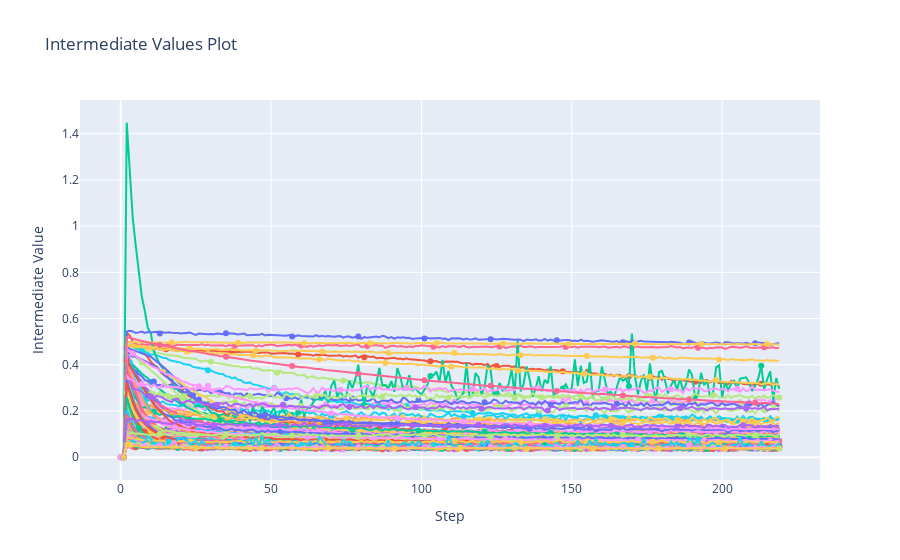

This figure's notebook cell:
### Code cell
optuna.visualization.plot_intermediate_values(study)

### Figure 1 — Plotly figure (JSON) as saved in the notebook; plotly's stock layout.template omitted (floating-point values rounded to 4 significant figures; data arrays with more than 128 entries replaced by an {"elided": "..."} marker saying what was removed)
{"data": [{"marker": {"maxdisplayed": 10}, "mode": "lines+markers", "name": "Trial0", "type": "scatter", "x": {"elided": "220 int values"}, "y": {"elided": "220 float values"}}, {"marker": {"maxdisplayed": 10}, "mode": "lines+markers", "name": "Trial1", "type": "scatter", "x": {"elided": "220 int values"}, "y": {"elided": "220 float values"}}, {"marker": {"maxdisplayed": 10}, "mode": "lines+markers", "name": "Trial2", "type": "scatter", "x": {"elided": "220 int values"}, "y": {"elided": "220 float values"}}, {"marker": {"maxdisplayed": 10}, "mode": "lines+markers", "name": "Trial3", "type": "scatter", "x": {"elided": "220 int values"}, "y": {"elided": "220 float values"}}, {"marker": {"maxdisplayed": 10}, "mode": "lines+markers", "name": "Trial4", "type": "scatter", "x": {"elided": "220 int values"}, "y": {"elided": "220 float values"}}, {"marker": {"maxdisplayed": 10}, "mode": "lines+markers", "name": "Trial5", "type": "scatter", "x": {"elided": "220 int values"}, "y": {"elided": "220 float values"}}, {"marker": {"maxdisplayed": 10}, "mode": "lines+markers", "name": "Trial6", "type": "scatter", "x": {"elided": "220 int values"}, "y": {"elided": "220 float values"}}, {"marker": {"maxdisplayed": 10}, "mode": "lines+markers", "name": "Trial7", "type": "scatter", "x": {"elided": "220 int values"}, "y": {"elided": "220 float values"}}, {"marker": {"maxdisplayed": 10}, "mode": "lines+markers", "name": "Trial8", "type": "scatter", "x": {"elided": "220 int values"}, "y": {"elided": "220 float values"}}, {"marker": {"maxdisplayed": 10}, "mode": "lines+markers", "name": "Trial9", "type": "scatter", "x": {"elided": "220 int values"}, "y": {"elided": "220 float values"}}, {"marker": {"maxdisplayed": 10}, "mode": "lines+markers", "name": "Trial10", "type": "scatter", "x": {"elided": "220 int values"}, "y": {"elided": "220 float values"}}, {"marker": {"maxdisplayed": 10}, "mode": "lines+markers", "name": "Trial11", "type": "scatter", "x": {"elided": "220 int values"}, "y": {"elided": "220 float values"}}, {"marker": {"maxdisplayed": 10}, "mode": "lines+markers", "name": "Trial12", "type": "scatter", "x": {"elided": "220 int values"}, "y": {"elided": "220 float values"}}, {"marker": {"maxdisplayed": 10}, "mode": "lines+markers", "name": "Trial13", "type": "scatter", "x": {"elided": "220 int values"}, "y": {"elided": "220 float values"}}, {"marker": {"maxdisplayed": 10}, "mode": "lines+markers", "name": "Trial14", "type": "scatter", "x": {"elided": "220 int values"}, "y": {"elided": "220 float values"}}, {"marker": {"maxdisplayed": 10}, "mode": "lines+markers", "name": "Trial15", "type": "scatter", "x": {"elided": "220 int values"}, "y": {"elided": "220 float values"}}, {"marker": {"maxdisplayed": 10}, "mode": "lines+markers", "name": "Trial16", "type": "scatter", "x": {"elided": "220 int values"}, "y": {"elided": "220 float values"}}, {"marker": {"maxdisplayed": 10}, "mode": "lines+markers", "name": "Trial17", "type": "scatter", "x": {"elided": "220 int values"}, "y": {"elided": "220 float values"}}, {"marker": {"maxdisplayed": 10}, "mode": "lines+markers", "name": "Trial18", "type": "scatter", "x": {"elided": "220 int values"}, "y": {"elided": "220 float values"}}, {"marker": {"maxdisplayed": 10}, "mode": "lines+markers", "name": "Trial19", "type": "scatter", "x": {"elided": "220 int values"}, "y": {"elided": "220 float values"}}, {"marker": {"maxdisplayed": 10}, "mode": "lines+markers", "name": "Trial20", "type": "scatter", "x": {"elided": "220 int values"}, "y": {"elided": "220 float values"}}, {"marker": {"maxdisplayed": 10}, "mode": "lines+markers", "name": "Trial21", "type": "scatter", "x": {"elided": "220 int values"}, "y": {"elided": "220 float values"}}, {"marker": {"maxdisplayed": 10}, "mode": "lines+markers", "name": "Trial22", "type": "scatter", "x": {"elided": "220 int values"}, "y": {"elided": "220 float values"}}, {"marker": {"maxdisplayed": 10}, "mode": "lines+markers", "name": "Trial23", "type": "scatter", "x": {"elided": "220 int values"}, "y": {"elided": "220 float values"}}, {"marker": {"maxdisplayed": 10}, "mode": "lines+markers", "name": "Trial24", "type": "scatter", "x": {"elided": "220 int values"}, "y": {"elided": "220 float values"}}, {"marker": {"maxdisplayed": 10}, "mode": "lines+markers", "name": "Trial25", "type": "scatter", "x": {"elided": "220 int values"}, "y": {"elided": "220 float values"}}, {"marker": {"maxdisplayed": 10}, "mode": "lines+markers", "name": "Trial26", "type": "scatter", "x": {"elided": "220 int values"}, "y": {"elided": "220 float values"}}, {"marker": {"maxdisplayed": 10}, "mode": "lines+markers", "name": "Trial27", "type": "scatter", "x": {"elided": "220 int values"}, "y": {"elided": "220 float values"}}, {"marker": {"maxdisplayed": 10}, "mode": "lines+markers", "name": "Trial28", "type": "scatter", "x": {"elided": "220 int values"}, "y": {"elided": "220 float values"}}, {"marker": {"maxdisplayed": 10}, "mode": "lines+markers", "name": "Trial29", "type": "scatter", "x": {"elided": "220 int values"}, "y": {"elided": "220 float values"}}, {"marker": {"maxdisplayed": 10}, "mode": "lines+markers", "name": "Trial30", "type": "scatter", "x": {"elided": "220 int values"}, "y": {"elided": "220 float values"}}, {"marker": {"maxdisplayed": 10}, "mode": "lines+markers", "name": "Trial31", "type": "scatter", "x": {"elided": "220 int values"}, "y": {"elided": "220 float values"}}, {"marker": {"maxdisplayed": 10}, "mode": "lines+markers", "name": "Trial32", "type": "scatter", "x": {"elided": "220 int values"}, "y": {"elided": "220 float values"}}, {"marker": {"maxdisplayed": 10}, "mode": "lines+markers", "name": "Trial33", "type": "scatter", "x": {"elided": "220 int values"}, "y": {"elided": "220 float values"}}, {"marker": {"maxdisplayed": 10}, "mode": "lines+markers", "name": "Trial34", "type": "scatter", "x": {"elided": "220 int values"}, "y": {"elided": "220 float values"}}, {"marker": {"maxdisplayed": 10}, "mode": "lines+markers", "name": "Trial35", "type": "scatter", "x": {"elided": "220 int values"}, "y": {"elided": "220 float values"}}, {"marker": {"maxdisplayed": 10}, "mode": "lines+markers", "name": "Trial36", "type": "scatter", "x": {"elided": "220 int values"}, "y": {"elided": "220 float values"}}, {"marker": {"maxdisplayed": 10}, "mode": "lines+markers", "name": "Trial37", "type": "scatter", "x": {"elided": "220 int values"}, "y": {"elided": "220 float values"}}, {"marker": {"maxdisplayed": 10}, "mode": "lines+markers", "name": "Trial38", "type": "scatter", "x": {"elided": "220 int values"}, "y": {"elided": "220 float values"}}, {"marker": {"maxdisplayed": 10}, "mode": "lines+markers", "name": "Trial39", "type": "scatter", "x": {"elided": "220 int values"}, "y": {"elided": "220 float values"}}, {"marker": {"maxdisplayed": 10}, "mode": "lines+markers", "name": "Trial40", "type": "scatter", "x": {"elided": "220 int values"}, "y": {"elided": "220 float values"}}, {"marker": {"maxdisplayed": 10}, "mode": "lines+markers", "name": "Trial41", "type": "scatter", "x": {"elided": "220 int values"}, "y": {"elided": "220 float values"}}, {"marker": {"maxdisplayed": 10}, "mode": "lines+markers", "name": "Trial42", "type": "scatter", "x": {"elided": "220 int values"}, "y": {"elided": "220 float values"}}, {"marker": {"maxdisplayed": 10}, "mode": "lines+markers", "name": "Trial43", "type": "scatter", "x": {"elided": "220 int values"}, "y": {"elided": "220 float values"}}, {"marker": {"maxdisplayed": 10}, "mode": "lines+markers", "name": "Trial44", "type": "scatter", "x": {"elided": "220 int values"}, "y": {"elided": "220 float values"}}, {"marker": {"maxdisplayed": 10}, "mode": "lines+markers", "name": "Trial45", "type": "scatter", "x": {"elided": "220 int values"}, "y": {"elided": "220 float values"}}, {"marker": {"maxdisplayed": 10}, "mode": "lines+markers", "name": "Trial46", "type": "scatter", "x": {"elided": "220 int values"}, "y": {"elided": "220 float values"}}, {"marker": {"maxdisplayed": 10}, "mode": "lines+markers", "name": "Trial47", "type": "scatter", "x": {"elided": "220 int values"}, "y": {"elided": "220 float values"}}, {"marker": {"maxdisplayed": 10}, "mode": "lines+markers", "name": "Trial48", "type": "scatter", "x": {"elided": "220 int values"}, "y": {"elided": "220 float values"}}, {"marker": {"maxdisplayed": 10}, "mode": "lines+markers", "name": "Trial49", "type": "scatter", "x": {"elided": "220 int values"}, "y": {"elided": "220 float values"}}, {"marker": {"maxdisplayed": 10}, "mode": "lines+markers", "name": "Trial50", "type": "scatter", "x": {"elided": "220 int values"}, "y": {"elided": "220 float values"}}, {"marker": {"maxdisplayed": 10}, "mode": "lines+markers", "name": "Trial51", "type": "scatter", "x": {"elided": "220 int values"}, "y": {"elided": "220 float values"}}, {"marker": {"maxdisplayed": 10}, "mode": "lines+markers", "name": "Trial52", "type": "scatter", "x": {"elided": "220 int values"}, "y": {"elided": "220 float values"}}, {"marker": {"maxdisplayed": 10}, "mode": "lines+markers", "name": "Trial53", "type": "scatter", "x": {"elided": "220 int values"}, "y": {"elided": "220 float values"}}, {"marker": {"maxdisplayed": 10}, "mode": "lines+markers", "name": "Trial54", "type": "scatter", "x": {"elided": "220 int values"}, "y": {"elided": "220 float values"}}, {"marker": {"maxdisplayed": 10}, "mode": "lines+markers", "name": "Trial55", "type": "scatter", "x": {"elided": "220 int values"}, "y": {"elided": "220 float values"}}, {"marker": {"maxdisplayed": 10}, "mode": "lines+markers", "name": "Trial56", "type": "scatter", "x": {"elided": "220 int values"}, "y": {"elided": "220 float values"}}, {"marker": {"maxdisplayed": 10}, "mode": "lines+markers", "name": "Trial57", "type": "scatter", "x": {"elided": "220 int values"}, "y": {"elided": "220 float values"}}, {"marker": {"maxdisplayed": 10}, "mode": "lines+markers", "name": "Trial58", "type": "scatter", "x": {"elided": "220 int values"}, "y": {"elided": "220 float values"}}, {"marker": {"maxdisplayed": 10}, "mode": "lines+markers", "name": "Trial59", "type": "scatter", "x": {"elided": "220 int values"}, "y": {"elided": "220 float values"}}, {"marker": {"maxdisplayed": 10}, "mode": "lines+markers", "name": "Trial60", "type": "scatter", "x": {"elided": "220 int values"}, "y": {"elided": "220 float values"}}, {"marker": {"maxdisplayed": 10}, "mode": "lines+markers", "name": "Trial61", "type": "scatter", "x": {"elided": "220 int values"}, "y": {"elided": "220 float values"}}, {"marker": {"maxdisplayed": 10}, "mode": "lines+markers", "name": "Trial62", "type": "scatter", "x": {"elided": "220 int values"}, "y": {"elided": "220 float values"}}, {"marker": {"maxdisplayed": 10}, "mode": "lines+markers", "name": "Trial63", "type": "scatter", "x": {"elided": "220 int values"}, "y": {"elided": "220 float values"}}, {"marker": {"maxdisplayed": 10}, "mode": "lines+markers", "name": "Trial64", "type": "scatter", "x": {"elided": "220 int values"}, "y": {"elided": "220 float values"}}, {"marker": {"maxdisplayed": 10}, "mode": "lines+markers", "name": "Trial65", "type": "scatter", "x": {"elided": "220 int values"}, "y": {"elided": "220 float values"}}, {"marker": {"maxdisplayed": 10}, "mode": "lines+markers", "name": "Trial66", "type": "scatter", "x": {"elided": "220 int values"}, "y": {"elided": "220 float values"}}, {"marker": {"maxdisplayed": 10}, "mode": "lines+markers", "name": "Trial67", "type": "scatter", "x": {"elided": "220 int values"}, "y": {"elided": "220 float values"}}, {"marker": {"maxdisplayed": 10}, "mode": "lines+markers", "name": "Trial68", "type": "scatter", "x": {"elided": "220 int values"}, "y": {"elided": "220 float values"}}, {"marker": {"maxdisplayed": 10}, "mode": "lines+markers", "name": "Trial69", "type": "scatter", "x": {"elided": "220 int values"}, "y": {"elided": "220 float values"}}, {"marker": {"maxdisplayed": 10}, "mode": "lines+markers", "name": "Trial70", "type": "scatter", "x": {"elided": "220 int values"}, "y": {"elided": "220 float values"}}, {"marker": {"maxdisplayed": 10}, "mode": "lines+markers", "name": "Trial71", "type": "scatter", "x": {"elided": "220 int values"}, "y": {"elided": "220 float values"}}, {"marker": {"maxdisplayed": 10}, "mode": "lines+markers", "name": "Trial72", "type": "scatter", "x": {"elided": "220 int values"}, "y": {"elided": "220 float values"}}, {"marker": {"maxdisplayed": 10}, "mode": "lines+markers", "name": "Trial73", "type": "scatter", "x": {"elided": "220 int values"}, "y": {"elided": "220 float values"}}, {"marker": {"maxdisplayed": 10}, "mode": "lines+markers", "name": "Trial74", "type": "scatter", "x": {"elided": "220 int values"}, "y": {"elided": "220 float values"}}, {"marker": {"maxdisplayed": 10}, "mode": "lines+markers", "name": "Trial75", "type": "scatter", "x": {"elided": "220 int values"}, "y": {"elided": "220 float values"}}, {"marker": {"maxdisplayed": 10}, "mode": "lines+markers", "name": "Trial76", "type": "scatter", "x": {"elided": "220 int values"}, "y": {"elided": "220 float values"}}, {"marker": {"maxdisplayed": 10}, "mode": "lines+markers", "name": "Trial77", "type": "scatter", "x": {"elided": "220 int values"}, "y": {"elided": "220 float values"}}, {"marker": {"maxdisplayed": 10}, "mode": "lines+markers", "name": "Trial78", "type": "scatter", "x": {"elided": "220 int values"}, "y": {"elided": "220 float values"}}, {"marker": {"maxdisplayed": 10}, "mode": "lines+markers", "name": "Trial79", "type": "scatter", "x": {"elided": "220 int values"}, "y": {"elided": "220 float values"}}, {"marker": {"maxdisplayed": 10}, "mode": "lines+markers", "name": "Trial80", "type": "scatter", "x": {"elided": "220 int values"}, "y": {"elided": "220 float values"}}, {"marker": {"maxdisplayed": 10}, "mode": "lines+markers", "name": "Trial81", "type": "scatter", "x": {"elided": "220 int values"}, "y": {"elided": "220 float values"}}, {"marker": {"maxdisplayed": 10}, "mode": "lines+markers", "name": "Trial82", "type": "scatter", "x": {"elided": "220 int values"}, "y": {"elided": "220 float values"}}, {"marker": {"maxdisplayed": 10}, "mode": "lines+markers", "name": "Trial83", "type": "scatter", "x": {"elided": "220 int values"}, "y": {"elided": "220 float values"}}, {"marker": {"maxdisplayed": 10}, "mode": "lines+markers", "name": "Trial84", "type": "scatter", "x": {"elided": "220 int values"}, "y": {"elided": "220 float values"}}, {"marker": {"maxdisplayed": 10}, "mode": "lines+markers", "name": "Trial85", "type": "scatter", "x": {"elided": "220 int values"}, "y": {"elided": "220 float values"}}, {"marker": {"maxdisplayed": 10}, "mode": "lines+markers", "name": "Trial86", "type": "scatter", "x": {"elided": "220 int values"}, "y": {"elided": "220 float values"}}, {"marker": {"maxdisplayed": 10}, "mode": "lines+markers", "name": "Trial87", "type": "scatter", "x": {"elided": "220 int values"}, "y": {"elided": "220 float values"}}, {"marker": {"maxdisplayed": 10}, "mode": "lines+markers", "name": "Trial88", "type": "scatter", "x": {"elided": "220 int values"}, "y": {"elided": "220 float values"}}, {"marker": {"maxdisplayed": 10}, "mode": "lines+markers", "name": "Trial89", "type": "scatter", "x": {"elided": "220 int values"}, "y": {"elided": "220 float values"}}, {"marker": {"maxdisplayed": 10}, "mode": "lines+markers", "name": "Trial90", "type": "scatter", "x": {"elided": "220 int values"}, "y": {"elided": "220 float values"}}, {"marker": {"maxdisplayed": 10}, "mode": "lines+markers", "name": "Trial91", "type": "scatter", "x": {"elided": "220 int values"}, "y": {"elided": "220 float values"}}, {"marker": {"maxdisplayed": 10}, "mode": "lines+markers", "name": "Trial92", "type": "scatter", "x": {"elided": "220 int values"}, "y": {"elided": "220 float values"}}, {"marker": {"maxdisplayed": 10}, "mode": "lines+markers", "name": "Trial93", "type": "scatter", "x": {"elided": "220 int values"}, "y": {"elided": "220 float values"}}, {"marker": {"maxdisplayed": 10}, "mode": "lines+markers", "name": "Trial94", "type": "scatter", "x": {"elided": "220 int values"}, "y": {"elided": "220 float values"}}, {"marker": {"maxdisplayed": 10}, "mode": "lines+markers", "name": "Trial95", "type": "scatter", "x": {"elided": "220 int values"}, "y": {"elided": "220 float values"}}, {"marker": {"maxdisplayed": 10}, "mode": "lines+markers", "name": "Trial96", "type": "scatter", "x": {"elided": "220 int values"}, "y": {"elided": "220 float values"}}, {"marker": {"maxdisplayed": 10}, "mode": "lines+markers", "name": "Trial97", "type": "scatter", "x": {"elided": "220 int values"}, "y": {"elided": "220 float values"}}, {"marker": {"maxdisplayed": 10}, "mode": "lines+markers", "name": "Trial98", "type": "scatter", "x": {"elided": "220 int values"}, "y": {"elided": "220 float values"}}, {"marker": {"maxdisplayed": 10}, "mode": "lines+markers", "name": "Trial99", "type": "scatter", "x": {"elided": "220 int values"}, "y": {"elided": "220 float values"}}, {"marker": {"maxdisplayed": 10}, "mode": "lines+markers", "name": "Trial100", "type": "scatter", "x": {"elided": "220 int values"}, "y": {"elided": "220 float values"}}, {"marker": {"maxdisplayed": 10}, "mode": "lines+markers", "name": "Trial101", "type": "scatter", "x": {"elided": "220 int values"}, "y": {"elided": "220 float values"}}, {"marker": {"maxdisplayed": 10}, "mode": "lines+markers", "name": "Trial102", "type": "scatter", "x": {"elided": "220 int values"}, "y": {"elided": "220 float values"}}, {"marker": {"maxdisplayed": 10}, "mode": "lines+markers", "name": "Trial103", "type": "scatter", "x": {"elided": "220 int values"}, "y": {"elided": "220 float values"}}, {"marker": {"maxdisplayed": 10}, "mode": "lines+markers", "name": "Trial104", "type": "scatter", "x": {"elided": "220 int values"}, "y": {"elided": "220 float values"}}, {"marker": {"maxdisplayed": 10}, "mode": "lines+markers", "name": "Trial105", "type": "scatter", "x": {"elided": "220 int values"}, "y": {"elided": "220 float values"}}, {"marker": {"maxdisplayed": 10}, "mode": "lines+markers", "name": "Trial106", "type": "scatter", "x": {"elided": "220 int values"}, "y": {"elided": "220 float values"}}, {"marker": {"maxdisplayed": 10}, "mode": "lines+markers", "name": "Trial107", "type": "scatter", "x": {"elided": "220 int values"}, "y": {"elided": "220 float values"}}, {"marker": {"maxdisplayed": 10}, "mode": "lines+markers", "name": "Trial108", "type": "scatter", "x": {"elided": "220 int values"}, "y": {"elided": "220 float values"}}, {"marker": {"maxdisplayed": 10}, "mode": "lines+markers", "name": "Trial109", "type": "scatter", "x": {"elided": "220 int values"}, "y": {"elided": "220 float values"}}, {"marker": {"maxdisplayed": 10}, "mode": "lines+markers", "name": "Trial110", "type": "scatter", "x": {"elided": "220 int values"}, "y": {"elided": "220 float values"}}, {"marker": {"maxdisplayed": 10}, "mode": "lines+markers", "name": "Trial111", "type": "scatter", "x": {"elided": "220 int values"}, "y": {"elided": "220 float values"}}, {"marker": {"maxdisplayed": 10}, "mode": "lines+markers", "name": "Trial112", "type": "scatter", "x": {"elided": "220 int values"}, "y": {"elided": "220 float values"}}, {"marker": {"maxdisplayed": 10}, "mode": "lines+markers", "name": "Trial113", "type": "scatter", "x": {"elided": "220 int values"}, "y": {"elided": "220 float values"}}, {"marker": {"maxdisplayed": 10}, "mode": "lines+markers", "name": "Trial114", "type": "scatter", "x": {"elided": "220 int values"}, "y": {"elided": "220 float values"}}, {"marker": {"maxdisplayed": 10}, "mode": "lines+markers", "name": "Trial115", "type": "scatter", "x": {"elided": "220 int values"}, "y": {"elided": "220 float values"}}, {"marker": {"maxdisplayed": 10}, "mode": "lines+markers", "name": "Trial116", "type": "scatter", "x": {"elided": "220 int values"}, "y": {"elided": "220 float values"}}, {"marker": {"maxdisplayed": 10}, "mode": "lines+markers", "name": "Trial117", "type": "scatter", "x": {"elided": "220 int values"}, "y": {"elided": "220 float values"}}, {"marker": {"maxdisplayed": 10}, "mode": "lines+markers", "name": "Trial118", "type": "scatter", "x": {"elided": "220 int values"}, "y": {"elided": "220 float values"}}, {"marker": {"maxdisplayed": 10}, "mode": "lines+markers", "name": "Trial119", "type": "scatter", "x": {"elided": "220 int values"}, "y": {"elided": "220 float values"}}, {"marker": {"maxdisplayed": 10}, "mode": "lines+markers", "name": "Trial120", "type": "scatter", "x": {"elided": "220 int values"}, "y": {"elided": "220 float values"}}, {"marker": {"maxdisplayed": 10}, "mode": "lines+markers", "name": "Trial121", "type": "scatter", "x": {"elided": "220 int values"}, "y": {"elided": "220 float values"}}, {"marker": {"maxdisplayed": 10}, "mode": "lines+markers", "name": "Trial122", "type": "scatter", "x": {"elided": "220 int values"}, "y": {"elided": "220 float values"}}, {"marker": {"maxdisplayed": 10}, "mode": "lines+markers", "name": "Trial123", "type": "scatter", "x": {"elided": "220 int values"}, "y": {"elided": "220 float values"}}, {"marker": {"maxdisplayed": 10}, "mode": "lines+markers", "name": "Trial124", "type": "scatter", "x": {"elided": "220 int values"}, "y": {"elided": "220 float values"}}, {"marker": {"maxdisplayed": 10}, "mode": "lines+markers", "name": "Trial125", "type": "scatter", "x": {"elided": "220 int values"}, "y": {"elided": "220 float values"}}, {"marker": {"maxdisplayed": 10}, "mode": "lines+markers", "name": "Trial126", "type": "scatter", "x": {"elided": "220 int values"}, "y": {"elided": "220 float values"}}, {"marker": {"maxdisplayed": 10}, "mode": "lines+markers", "name": "Trial127", "type": "scatter", "x": {"elided": "220 int values"}, "y": {"elided": "220 float values"}}, {"marker": {"maxdisplayed": 10}, "mode": "lines+markers", "name": "Trial128", "type": "scatter", "x": {"elided": "220 int values"}, "y": {"elided": "220 float values"}}, {"marker": {"maxdisplayed": 10}, "mode": "lines+markers", "name": "Trial129", "type": "scatter", "x": {"elided": "220 int values"}, "y": {"elided": "220 float values"}}, {"marker": {"maxdisplayed": 10}, "mode": "lines+markers", "name": "Trial130", "type": "scatter", "x": {"elided": "220 int values"}, "y": {"elided": "220 float values"}}, {"marker": {"maxdisplayed": 10}, "mode": "lines+markers", "name": "Trial131", "type": "scatter", "x": {"elided": "220 int values"}, "y": {"elided": "220 float values"}}, {"marker": {"maxdisplayed": 10}, "mode": "lines+markers", "name": "Trial132", "type": "scatter", "x": {"elided": "220 int values"}, "y": {"elided": "220 float values"}}, {"marker": {"maxdisplayed": 10}, "mode": "lines+markers", "name": "Trial133", "type": "scatter", "x": {"elided": "220 int values"}, "y": {"elided": "220 float values"}}, {"marker": {"maxdisplayed": 10}, "mode": "lines+markers", "name": "Trial134", "type": "scatter", "x": {"elided": "220 int values"}, "y": {"elided": "220 float values"}}, {"marker": {"maxdisplayed": 10}, "mode": "lines+markers", "name": "Trial135", "type": "scatter", "x": {"elided": "220 int values"}, "y": {"elided": "220 float values"}}, {"marker": {"maxdisplayed": 10}, "mode": "lines+markers", "name": "Trial136", "type": "scatter", "x": {"elided": "220 int values"}, "y": {"elided": "220 float values"}}, {"marker": {"maxdisplayed": 10}, "mode": "lines+markers", "name": "Trial137", "type": "scatter", "x": {"elided": "220 int values"}, "y": {"elided": "220 float values"}}, {"marker": {"maxdisplayed": 10}, "mode": "lines+markers", "name": "Trial138", "type": "scatter", "x": {"elided": "220 int values"}, "y": {"elided": "220 float values"}}, {"marker": {"maxdisplayed": 10}, "mode": "lines+markers", "name": "Trial139", "type": "scatter", "x": {"elided": "220 int values"}, "y": {"elided": "220 float values"}}, {"marker": {"maxdisplayed": 10}, "mode": "lines+markers", "name": "Trial140", "type": "scatter", "x": {"elided": "220 int values"}, "y": {"elided": "220 float values"}}, {"marker": {"maxdisplayed": 10}, "mode": "lines+markers", "name": "Trial141", "type": "scatter", "x": {"elided": "220 int values"}, "y": {"elided": "220 float values"}}, {"marker": {"maxdisplayed": 10}, "mode": "lines+markers", "name": "Trial142", "type": "scatter", "x": {"elided": "220 int values"}, "y": {"elided": "220 float values"}}, {"marker": {"maxdisplayed": 10}, "mode": "lines+markers", "name": "Trial143", "type": "scatter", "x": {"elided": "220 int values"}, "y": {"elided": "220 float values"}}, {"marker": {"maxdisplayed": 10}, "mode": "lines+markers", "name": "Trial144", "type": "scatter", "x": {"elided": "220 int values"}, "y": {"elided": "220 float values"}}, {"marker": {"maxdisplayed": 10}, "mode": "lines+markers", "name": "Trial145", "type": "scatter", "x": {"elided": "220 int values"}, "y": {"elided": "220 float values"}}, {"marker": {"maxdisplayed": 10}, "mode": "lines+markers", "name": "Trial146", "type": "scatter", "x": {"elided": "220 int values"}, "y": {"elided": "220 float values"}}, {"marker": {"maxdisplayed": 10}, "mode": "lines+markers", "name": "Trial147", "type": "scatter", "x": {"elided": "220 int values"}, "y": {"elided": "220 float values"}}, {"marker": {"maxdisplayed": 10}, "mode": "lines+markers", "name": "Trial148", "type": "scatter", "x": {"elided": "220 int values"}, "y": {"elided": "220 float values"}}, {"marker": {"maxdisplayed": 10}, "mode": "lines+markers", "name": "Trial149", "type": "scatter", "x": {"elided": "220 int values"}, "y": {"elided": "220 float values"}}, {"marker": {"maxdisplayed": 10}, "mode": "lines+markers", "name": "Trial150", "type": "scatter", "x": {"elided": "220 int values"}, "y": {"elided": "220 float values"}}, {"marker": {"maxdisplayed": 10}, "mode": "lines+markers", "name": "Trial151", "type": "scatter", "x": {"elided": "220 int values"}, "y": {"elided": "220 float values"}}, {"marker": {"maxdisplayed": 10}, "mode": "lines+markers", "name": "Trial152", "type": "scatter", "x": {"elided": "220 int values"}, "y": {"elided": "220 float values"}}, {"marker": {"maxdisplayed": 10}, "mode": "lines+markers", "name": "Trial153", "type": "scatter", "x": {"elided": "220 int values"}, "y": {"elided": "220 float values"}}, {"marker": {"maxdisplayed": 10}, "mode": "lines+markers", "name": "Trial154", "type": "scatter", "x": {"elided": "220 int values"}, "y": {"elided": "220 float values"}}, {"marker": {"maxdisplayed": 10}, "mode": "lines+markers", "name": "Trial155", "type": "scatter", "x": {"elided": "220 int values"}, "y": {"elided": "220 float values"}}, {"marker": {"maxdisplayed": 10}, "mode": "lines+markers", "name": "Trial156", "type": "scatter", "x": {"elided": "220 int values"}, "y": {"elided": "220 float values"}}, {"marker": {"maxdisplayed": 10}, "mode": "lines+markers", "name": "Trial157", "type": "scatter", "x": {"elided": "220 int values"}, "y": {"elided": "220 float values"}}, {"marker": {"maxdisplayed": 10}, "mode": "lines+markers", "name": "Trial158", "type": "scatter", "x": {"elided": "220 int values"}, "y": {"elided": "220 float values"}}, {"marker": {"maxdisplayed": 10}, "mode": "lines+markers", "name": "Trial159", "type": "scatter", "x": {"elided": "220 int values"}, "y": {"elided": "220 float values"}}, {"marker": {"maxdisplayed": 10}, "mode": "lines+markers", "name": "Trial160", "type": "scatter", "x": {"elided": "220 int values"}, "y": {"elided": "220 float values"}}, {"marker": {"maxdisplayed": 10}, "mode": "lines+markers", "name": "Trial161", "type": "scatter", "x": {"elided": "220 int values"}, "y": {"elided": "220 float values"}}, {"marker": {"maxdisplayed": 10}, "mode": "lines+markers", "name": "Trial162", "type": "scatter", "x": {"elided": "220 int values"}, "y": {"elided": "220 float values"}}, {"marker": {"maxdisplayed": 10}, "mode": "lines+markers", "name": "Trial163", "type": "scatter", "x": {"elided": "220 int values"}, "y": {"elided": "220 float values"}}, {"marker": {"maxdisplayed": 10}, "mode": "lines+markers", "name": "Trial164", "type": "scatter", "x": {"elided": "220 int values"}, "y": {"elided": "220 float values"}}, {"marker": {"maxdisplayed": 10}, "mode": "lines+markers", "name": "Trial165", "type": "scatter", "x": {"elided": "220 int values"}, "y": {"elided": "220 float values"}}, {"marker": {"maxdisplayed": 10}, "mode": "lines+markers", "name": "Trial166", "type": "scatter", "x": {"elided": "220 int values"}, "y": {"elided": "220 float values"}}, {"marker": {"maxdisplayed": 10}, "mode": "lines+markers", "name": "Trial167", "type": "scatter", "x": {"elided": "220 int values"}, "y": {"elided": "220 float values"}}, {"marker": {"maxdisplayed": 10}, "mode": "lines+markers", "name": "Trial168", "type": "scatter", "x": {"elided": "220 int values"}, "y": {"elided": "220 float values"}}, {"marker": {"maxdisplayed": 10}, "mode": "lines+markers", "name": "Trial169", "type": "scatter", "x": {"elided": "220 int values"}, "y": {"elided": "220 float values"}}, {"marker": {"maxdisplayed": 10}, "mode": "lines+markers", "name": "Trial170", "type": "scatter", "x": {"elided": "220 int values"}, "y": {"elided": "220 float values"}}, {"marker": {"maxdisplayed": 10}, "mode": "lines+markers", "name": "Trial171", "type": "scatter", "x": {"elided": "220 int values"}, "y": {"elided": "220 float values"}}, {"marker": {"maxdisplayed": 10}, "mode": "lines+markers", "name": "Trial172", "type": "scatter", "x": {"elided": "220 int values"}, "y": {"elided": "220 float values"}}, {"marker": {"maxdisplayed": 10}, "mode": "lines+markers", "name": "Trial173", "type": "scatter", "x": {"elided": "220 int values"}, "y": {"elided": "220 float values"}}, {"marker": {"maxdisplayed": 10}, "mode": "lines+markers", "name": "Trial174", "type": "scatter", "x": {"elided": "220 int values"}, "y": {"elided": "220 float values"}}, {"marker": {"maxdisplayed": 10}, "mode": "lines+markers", "name": "Trial175", "type": "scatter", "x": {"elided": "220 int values"}, "y": {"elided": "220 float values"}}, {"marker": {"maxdisplayed": 10}, "mode": "lines+markers", "name": "Trial176", "type": "scatter", "x": {"elided": "220 int values"}, "y": {"elided": "220 float values"}}, {"marker": {"maxdisplayed": 10}, "mode": "lines+markers", "name": "Trial177", "type": "scatter", "x": {"elided": "220 int values"}, "y": {"elided": "220 float values"}}, {"marker": {"maxdisplayed": 10}, "mode": "lines+markers", "name": "Trial178", "type": "scatter", "x": {"elided": "220 int values"}, "y": {"elided": "220 float values"}}, {"marker": {"maxdisplayed": 10}, "mode": "lines+markers", "name": "Trial179", "type": "scatter", "x": {"elided": "220 int values"}, "y": {"elided": "220 float values"}}, {"marker": {"maxdisplayed": 10}, "mode": "lines+markers", "name": "Trial180", "type": "scatter", "x": {"elided": "220 int values"}, "y": {"elided": "220 float values"}}, {"marker": {"maxdisplayed": 10}, "mode": "lines+markers", "name": "Trial181", "type": "scatter", "x": {"elided": "220 int values"}, "y": {"elided": "220 float values"}}, {"marker": {"maxdisplayed": 10}, "mode": "lines+markers", "name": "Trial182", "type": "scatter", "x": {"elided": "220 int values"}, "y": {"elided": "220 float values"}}, {"marker": {"maxdisplayed": 10}, "mode": "lines+markers", "name": "Trial183", "type": "scatter", "x": {"elided": "220 int values"}, "y": {"elided": "220 float values"}}, {"marker": {"maxdisplayed": 10}, "mode": "lines+markers", "name": "Trial184", "type": "scatter", "x": {"elided": "220 int values"}, "y": {"elided": "220 float values"}}, {"marker": {"maxdisplayed": 10}, "mode": "lines+markers", "name": "Trial185", "type": "scatter", "x": {"elided": "220 int values"}, "y": {"elided": "220 float values"}}, {"marker": {"maxdisplayed": 10}, "mode": "lines+markers", "name": "Trial186", "type": "scatter", "x": {"elided": "220 int values"}, "y": {"elided": "220 float values"}}, {"marker": {"maxdisplayed": 10}, "mode": "lines+markers", "name": "Trial187", "type": "scatter", "x": {"elided": "220 int values"}, "y": {"elided": "220 float values"}}, {"marker": {"maxdisplayed": 10}, "mode": "lines+markers", "name": "Trial188", "type": "scatter", "x": {"elided": "220 int values"}, "y": {"elided": "220 float values"}}, {"marker": {"maxdisplayed": 10}, "mode": "lines+markers", "name": "Trial189", "type": "scatter", "x": {"elided": "220 int values"}, "y": {"elided": "220 float values"}}], "layout": {"showlegend": false, "title": {"text": "Intermediate Values Plot"}, "xaxis": {"title": {"text": "Step"}}, "yaxis": {"title": {"text": "Intermediate Value"}}}}
